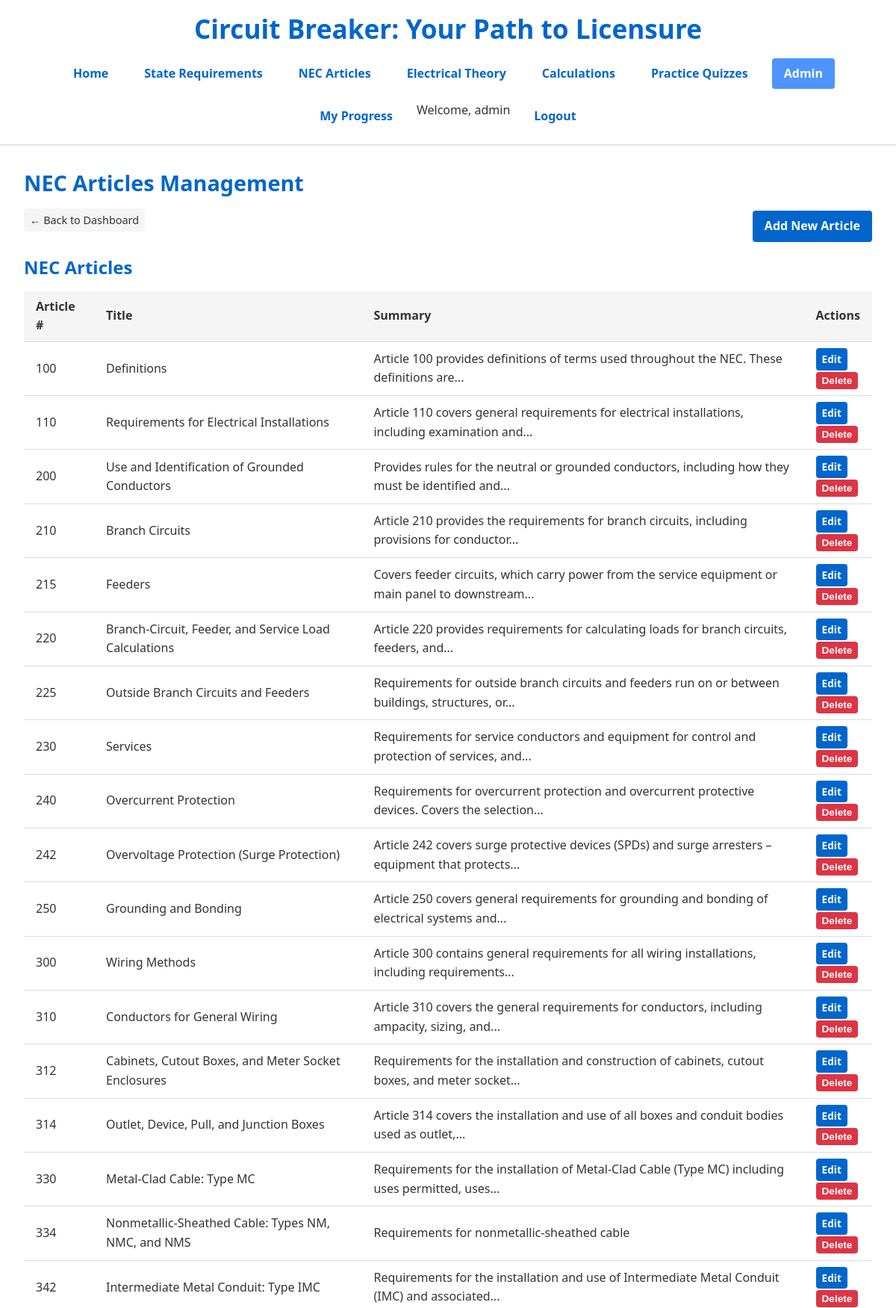
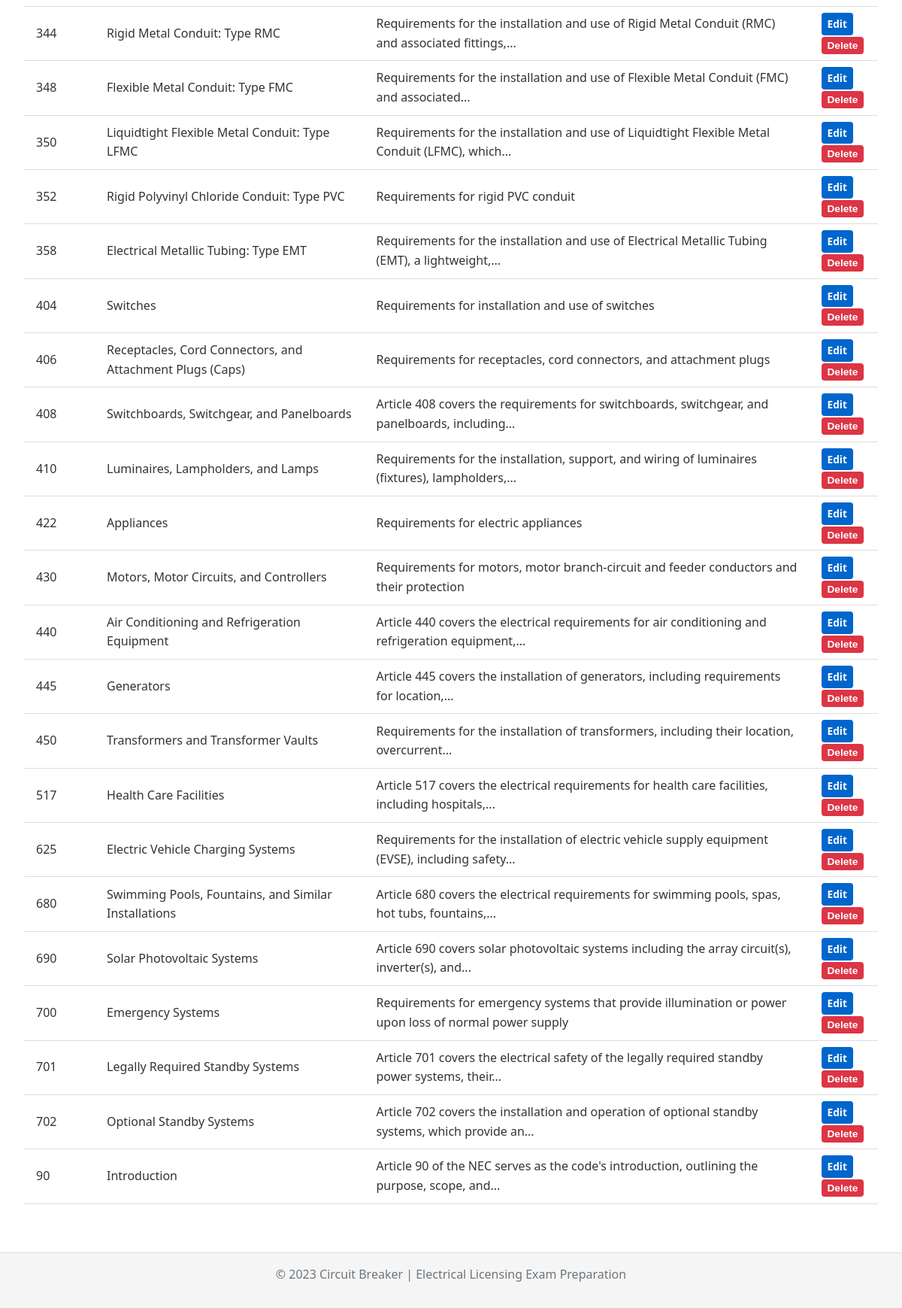
The app's page /admin/nec_articles/ (signed in) with its own data (2 pictures, top to bottom).
### models.py (models this page shows, shortened)
class User(db.Model, UserMixin):
    id = db.Column(db.Integer, primary_key=True)
    username = db.Column(db.String(80), unique=True, nullable=False)
    email = db.Column(db.String(120), unique=True, nullable=False)
    password_hash = db.Column(db.String(200), nullable=False)
    date_registered = db.Column(db.DateTime, default=datetime.datetime.utcnow)

class NECArticle(db.Model):
    id = db.Column(db.Integer, primary_key=True)
    article_number = db.Column(db.String(50), nullable=False)
    title = db.Column(db.String(200), nullable=False)
    content = db.Column(db.Text, nullable=False)
    summary = db.Column(db.Text)

### app.py (the view)
    @admin_bp.route('/nec_articles/')
    @admin_required
    def nec_articles():
        articles = NECArticle.query.order_by(NECArticle.article_number).all()
        return render_template('admin/nec_articles_list.html', articles=articles)

### app.py (called while the page is built)
def admin_required(f):
    @wraps(f)
    def decorated_function(*args, **kwargs):
        if not current_user.is_authenticated or current_user.username != 'admin':
            flash('You must be an admin to access this page.', 'error')
            return redirect(url_for('login'))
        return f(*args, **kwargs)
    return decorated_function

### templates/admin/nec_articles_list.html (shortened to what this page needs)
{% extends "base.html" %}  {% block content %}
<div class="admin-dashboard">
  <h2>NEC Articles Management</h2>
  <div class="admin-header">
    <a href="{{ url_for('admin.dashboard') }}" class="back-link"
      >← Back to Dashboard</a
    >
    <a href="{{ url_for('admin.add_nec_article') }}" class="button primary"
      >Add New Article</a
    >
  </div>
  <div class="content-table-container">
    <h3>NEC Articles</h3>
    {% if articles %}
    <table class="content-table">
      <thead>
        <tr>
          <th>Article #</th>
          <th>Title</th>
          <th>Summary</th>
          <th>Actions</th>
        </tr>
      </thead>
      <tbody>
        {% for article in articles %}
        <tr>
          <td>{{ article.article_number }}</td>
          <td>{{ article.title }}</td>
          <td>{{ article.summary|default('', true)|truncate(100) }}</td>
          <td class="actions">
            <a
              href="{{ url_for('admin.edit_nec_article', article_id=article.id) }}"
              class="button small"
              >Edit</a
            >
            <form
              action="{{ url_for('admin.delete_nec_article', article_id=article.id) }}"
              method="POST"
              class="inline-form"
            >
              <button
                type="submit"
                class="button small danger"
                onclick="return confirm('Are you sure you want to delete this article?')"
              >
                Delete
              </button>
            </form>
          </td>
        </tr>
        {% endfor %}
      </tbody>
    </table>
    {% else %}
    <p class="no-data">No NEC articles have been added yet.</p>
    {% endif %}
  </div>
</div>
{% endblock %}

### templates/base.html (shortened to what this page needs)
<!DOCTYPE html>
<html lang="en">
  <head>
    <link
      rel="stylesheet"
      href="{{ url_for('static', filename='css/style.css') }}"
    />
  </head>
  <body>
    <header>
      <div class="container">
        <h1>Circuit Breaker: Your Path to Licensure</h1>
        <nav>
          <ul>
            <li><a href="{{ url_for('home') }}" {% if request.path == url_for('home') %}class="active"{% endif %}>Home</a></li>
            <li><a href="{{ url_for('states_list') }}" {% if request.path.startswith('/states') %}class="active"{% endif %}>State Requirements</a></li>
            <li><a href="{{ url_for('nec_articles_list') }}" {% if request.path.startswith('/nec_articles') %}class="active"{% endif %}>NEC Articles</a></li>
            <li><a href="{{ url_for('theory_list') }}" {% if request.path.startswith('/theory') %}class="active"{% endif %}>Electrical Theory</a></li>
            <li><a href="{{ url_for('calculations_list') }}" {% if request.path.startswith('/calculations') %}class="active"{% endif %}>Calculations</a></li>
            <li><a href="{{ url_for('quiz_launcher') }}" {% if request.path.startswith('/quiz') %}class="active"{% endif %}>Practice Quizzes</a></li>
            {% if current_user.is_authenticated %}
              {% if current_user.username == 'admin' %}
              <li><a href="{{ url_for('admin.dashboard') }}" {% if request.path.startswith('/admin') %}class="active"{% endif %}>Admin</a></li>
              {% endif %}
              <li><a href="{{ url_for('my_progress') }}" {% if request.path.startswith('/my_progress') %}class="active"{% endif %}>My Progress</a></li>
              <li>Welcome, {{ current_user.username }}</li>
              <li><a href="{{ url_for('logout') }}">Logout</a></li>
            {% else %}
              <li><a href="{{ url_for('login') }}" {% if request.path == url_for('login') %}class="active"{% endif %}>Login</a></li>
              <li><a href="{{ url_for('register') }}" {% if request.path == url_for('register') %}class="active"{% endif %}>Register</a></li>
            {% endif %}
          </ul>
        </nav>
      </div>
    </header>
    <main>
      <div class="container">
        {% block content %}{% endblock %}
      </div>
    </main>
    <footer>
      <div class="container">
        <p>&copy; 2023 Circuit Breaker | Electrical Licensing Exam Preparation</p>
      </div>
    </footer>
  </body>
</html>

### static/css/style.css (style rules this page uses)
* { margin: 0; padding: 0; box-sizing: border-box; }
:root { --primary: #0066cc; --primary-dark: #0055aa; --primary-light: #4d94ff; --secondary: #6c757d; --dark: #333333; --light: #f5f5f5; --lighter: #ffffff; --border: #dddddd; --success: #28a745; --error: #dc3545; --warning: #ffc107; --info: #17a2b8; --body-font: "Segoe UI", Arial, sans-serif; --heading-font: "Segoe UI", Arial, sans-serif; --spacing-xs: 0.25rem; --spacing-sm: 0.5rem; --spacing: 1rem; --spacing-md: 1.5rem; --spacing-lg: 2rem; --spacing-xl: 3rem; --border-radius: 4px; --box-shadow: 0 2px 5px rgba(0, 0, 0, 0.1); }
body { font-family: var(--body-font); line-height: 1.6; color: var(--dark); background-color: var(--lighter); font-size: 16px; }
h1, h2, h3, h4, h5, h6 { font-family: var(--heading-font); font-weight: 600; line-height: 1.3; margin-bottom: var(--spacing); color: var(--primary); }
h1 { font-size: 2.2rem; }
h2 { font-size: 1.8rem; }
h3 { font-size: 1.5rem; }
p { margin-bottom: var(--spacing); }
a { color: var(--primary); text-decoration: none; transition: color 0.2s ease; }
ul, ol { margin-bottom: var(--spacing); padding-left: var(--spacing-lg); }
li { margin-bottom: var(--spacing-sm); }
.container { max-width: 1200px; margin: 0 auto; padding: 0 var(--spacing); }
main { min-height: 70vh; padding: var(--spacing) 0; }
header { background-color: var(--lighter); border-bottom: 1px solid var(--border); padding: var(--spacing) 0; box-shadow: 0 1px 3px rgba(0, 0, 0, 0.1); }
header h1 { text-align: center; margin-bottom: var(--spacing); }
nav ul { display: flex; flex-wrap: wrap; justify-content: center; gap: var(--spacing); list-style: none; padding: 0; margin: 0; margin-top: var(--spacing); }
nav ul li { margin-bottom: 0; }
nav ul li a { display: block; padding: var(--spacing-sm) var(--spacing); font-weight: 600; color: var(--primary); border-radius: var(--border-radius); transition: all 0.2s ease; }
nav ul li a:hover, nav ul li a.active { background-color: var(--primary-light); color: white; text-decoration: none; }
footer { background-color: var(--light); text-align: center; padding: var(--spacing) 0; border-top: 1px solid var(--border); margin-top: var(--spacing-lg); color: var(--secondary); }
.button, button, input[type="submit"], input[type="button"] { display: inline-block; padding: var(--spacing-sm) var(--spacing); background-color: var(--primary); color: white; border: none; border-radius: var(--border-radius); cursor: pointer; font-size: 1rem; font-weight: 600; text-align: center; text-decoration: none; transition: background-color 0.2s ease; }
.button.danger { background-color: var(--error); }
.button.small { font-size: 0.85rem; padding: var(--spacing-xs) var(--spacing-sm); }
table { width: 100%; border-collapse: collapse; border-spacing: 0; }
th, td { padding: var(--spacing-sm) var(--spacing); border-bottom: 1px solid var(--border); text-align: left; }
th { background-color: var(--light); font-weight: 600; color: var(--dark); }
.admin-dashboard { padding: var(--spacing); }
.admin-header { display: flex; justify-content: space-between; align-items: center; margin-bottom: var(--spacing); }
.back-link { display: inline-block; margin-bottom: var(--spacing); padding: var(--spacing-xs) var(--spacing-sm); background-color: var(--light); color: var(--dark); border-radius: var(--border-radius); font-size: 0.9rem; }

### records on screen
User: username "admin"
NECArticle: article_number "100", title "Definitions", summary "Article 100 provides definitions of terms used throughout the NEC. These definitions are..."
NECArticle: article_number "110", title "Requirements for Electrical Installations", summary "Article 110 covers general requirements for electrical installations, including examination and..."
NECArticle: article_number "200", title "Use and Identification of Grounded Conductors", summary "Provides rules for the neutral or grounded conductors, including how they must be identified and..."
NECArticle: article_number "210", title "Branch Circuits", summary "Article 210 provides the requirements for branch circuits, including provisions for conductor..."
NECArticle: article_number "215", title "Feeders", summary "Covers feeder circuits, which carry power from the service equipment or main panel to downstream..."
NECArticle: article_number "220", title "Branch-Circuit, Feeder, and Service Load Calculations", summary "Article 220 provides requirements for calculating loads for branch circuits, feeders, and..."
NECArticle: article_number "225", title "Outside Branch Circuits and Feeders", summary "Requirements for outside branch circuits and feeders run on or between buildings, structures, or..."
NECArticle: article_number "230", title "Services", summary "Requirements for service conductors and equipment for control and protection of services, and..."
NECArticle: article_number "240", title "Overcurrent Protection", summary "Requirements for overcurrent protection and overcurrent protective devices. Covers the selection..."
NECArticle: article_number "242", title "Overvoltage Protection (Surge Protection)", summary "Article 242 covers surge protective devices (SPDs) and surge arresters – equipment that protects..."
NECArticle: article_number "250", title "Grounding and Bonding", summary "Article 250 covers general requirements for grounding and bonding of electrical systems and..."
NECArticle: article_number "300", title "Wiring Methods", summary "Article 300 contains general requirements for all wiring installations, including requirements..."
NECArticle: article_number "310", title "Conductors for General Wiring", summary "Article 310 covers the general requirements for conductors, including ampacity, sizing, and..."
NECArticle: article_number "312", title "Cabinets, Cutout Boxes, and Meter Socket Enclosures", summary "Requirements for the installation and construction of cabinets, cutout boxes, and meter socket..."
NECArticle: article_number "314", title "Outlet, Device, Pull, and Junction Boxes", summary "Article 314 covers the installation and use of all boxes and conduit bodies used as outlet,..."
NECArticle: article_number "330", title "Metal-Clad Cable: Type MC", summary "Requirements for the installation of Metal-Clad Cable (Type MC) including uses permitted, uses..."
NECArticle: article_number "334", title "Nonmetallic-Sheathed Cable: Types NM, NMC, and NMS", summary "Requirements for nonmetallic-sheathed cable"
NECArticle: article_number "342", title "Intermediate Metal Conduit: Type IMC", summary "Requirements for the installation and use of Intermediate Metal Conduit (IMC) and associated..."
NECArticle: article_number "344", title "Rigid Metal Conduit: Type RMC", summary "Requirements for the installation and use of Rigid Metal Conduit (RMC) and associated fittings,..."
NECArticle: article_number "348", title "Flexible Metal Conduit: Type FMC", summary "Requirements for the installation and use of Flexible Metal Conduit (FMC) and associated..."
NECArticle: article_number "350", title "Liquidtight Flexible Metal Conduit: Type LFMC", summary "Requirements for the installation and use of Liquidtight Flexible Metal Conduit (LFMC), which..."
NECArticle: article_number "352", title "Rigid Polyvinyl Chloride Conduit: Type PVC", summary "Requirements for rigid PVC conduit"
NECArticle: article_number "358", title "Electrical Metallic Tubing: Type EMT", summary "Requirements for the installation and use of Electrical Metallic Tubing (EMT), a lightweight,..."
NECArticle: article_number "404", title "Switches", summary "Requirements for installation and use of switches"
NECArticle: article_number "406", title "Receptacles, Cord Connectors, and Attachment Plugs (Caps)", summary "Requirements for receptacles, cord connectors, and attachment plugs"
NECArticle: article_number "408", title "Switchboards, Switchgear, and Panelboards", summary "Article 408 covers the requirements for switchboards, switchgear, and panelboards, including..."
NECArticle: article_number "410", title "Luminaires, Lampholders, and Lamps", summary "Requirements for the installation, support, and wiring of luminaires (fixtures), lampholders,..."
NECArticle: article_number "422", title "Appliances", summary "Requirements for electric appliances"
NECArticle: article_number "430", title "Motors, Motor Circuits, and Controllers", summary "Requirements for motors, motor branch-circuit and feeder conductors and their protection"
NECArticle: article_number "440", title "Air Conditioning and Refrigeration Equipment", summary "Article 440 covers the electrical requirements for air conditioning and refrigeration equipment,..."
NECArticle: article_number "445", title "Generators", summary "Article 445 covers the installation of generators, including requirements for location,..."
NECArticle: article_number "450", title "Transformers and Transformer Vaults", summary "Requirements for the installation of transformers, including their location, overcurrent..."
NECArticle: article_number "517", title "Health Care Facilities", summary "Article 517 covers the electrical requirements for health care facilities, including hospitals,..."
NECArticle: article_number "625", title "Electric Vehicle Charging Systems", summary "Requirements for the installation of electric vehicle supply equipment (EVSE), including safety..."
NECArticle: article_number "680", title "Swimming Pools, Fountains, and Similar Installations", summary "Article 680 covers the electrical requirements for swimming pools, spas, hot tubs, fountains,..."
NECArticle: article_number "690", title "Solar Photovoltaic Systems", summary "Article 690 covers solar photovoltaic systems including the array circuit(s), inverter(s), and..."
NECArticle: article_number "700", title "Emergency Systems", summary "Requirements for emergency systems that provide illumination or power upon loss of normal power supply"
NECArticle: article_number "701", title "Legally Required Standby Systems", summary "Article 701 covers the electrical safety of the legally required standby power systems, their..."
NECArticle: article_number "702", title "Optional Standby Systems", summary "Article 702 covers the installation and operation of optional standby systems, which provide an..."
NECArticle: article_number "90", title "Introduction", summary "Article 90 of the NEC serves as the code's introduction, outlining the purpose, scope, and..."
